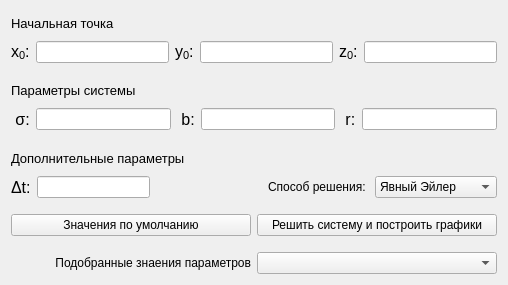
<?xml version="1.0" encoding="UTF-8"?>
<ui version="4.0">
 <class>Run</class>
 <widget class="QMainWindow" name="Run">
  <property name="geometry">
   <rect>
    <x>0</x>
    <y>0</y>
    <width>508</width>
    <height>285</height>
   </rect>
  </property>
  <property name="minimumSize">
   <size>
    <width>0</width>
    <height>0</height>
   </size>
  </property>
  <property name="windowTitle">
   <string>Run</string>
  </property>
  <widget class="QWidget" name="MainWidget">
   <property name="autoFillBackground">
    <bool>false</bool>
   </property>
   <layout class="QVBoxLayout" name="verticalLayout">
    <item>
     <widget class="QLabel" name="label_4">
      <property name="font">
       <font>
        <pointsize>10</pointsize>
        <weight>50</weight>
        <bold>false</bold>
       </font>
      </property>
      <property name="text">
       <string>Начальная точка</string>
      </property>
     </widget>
    </item>
    <item>
     <layout class="QHBoxLayout" name="horizontalLayout">
      <item>
       <widget class="QLabel" name="label">
        <property name="font">
         <font>
          <pointsize>12</pointsize>
         </font>
        </property>
        <property name="text">
         <string>&lt;html&gt;&lt;head/&gt;&lt;body&gt;&lt;p&gt;x&lt;span style=&quot; vertical-align:sub;&quot;&gt;0&lt;/span&gt;:&lt;/p&gt;&lt;/body&gt;&lt;/html&gt;</string>
        </property>
       </widget>
      </item>
      <item>
       <widget class="QLineEdit" name="x0"/>
      </item>
      <item>
       <widget class="QLabel" name="label_2">
        <property name="font">
         <font>
          <pointsize>12</pointsize>
         </font>
        </property>
        <property name="text">
         <string>&lt;html&gt;&lt;head/&gt;&lt;body&gt;&lt;p&gt;y&lt;span style=&quot; vertical-align:sub;&quot;&gt;0&lt;/span&gt;:&lt;/p&gt;&lt;/body&gt;&lt;/html&gt;</string>
        </property>
       </widget>
      </item>
      <item>
       <widget class="QLineEdit" name="y0"/>
      </item>
      <item>
       <widget class="QLabel" name="label_3">
        <property name="font">
         <font>
          <pointsize>12</pointsize>
         </font>
        </property>
        <property name="text">
         <string>&lt;html&gt;&lt;head/&gt;&lt;body&gt;&lt;p&gt;z&lt;span style=&quot; vertical-align:sub;&quot;&gt;0&lt;/span&gt;:&lt;/p&gt;&lt;/body&gt;&lt;/html&gt;</string>
        </property>
       </widget>
      </item>
      <item>
       <widget class="QLineEdit" name="z0"/>
      </item>
     </layout>
    </item>
    <item>
     <spacer name="verticalSpacer">
      <property name="orientation">
       <enum>Qt::Vertical</enum>
      </property>
      <property name="sizeType">
       <enum>QSizePolicy::Fixed</enum>
      </property>
      <property name="sizeHint" stdset="0">
       <size>
        <width>20</width>
        <height>10</height>
       </size>
      </property>
     </spacer>
    </item>
    <item>
     <widget class="QLabel" name="label_5">
      <property name="font">
       <font>
        <pointsize>10</pointsize>
        <weight>50</weight>
        <bold>false</bold>
       </font>
      </property>
      <property name="text">
       <string>Параметры системы</string>
      </property>
      <property name="margin">
       <number>0</number>
      </property>
     </widget>
    </item>
    <item>
     <layout class="QHBoxLayout" name="horizontalLayout_2">
      <item>
       <widget class="QLabel" name="label_7">
        <property name="font">
         <font>
          <pointsize>12</pointsize>
         </font>
        </property>
        <property name="text">
         <string> σ:</string>
        </property>
       </widget>
      </item>
      <item>
       <widget class="QLineEdit" name="sigma"/>
      </item>
      <item>
       <widget class="QLabel" name="label_8">
        <property name="font">
         <font>
          <pointsize>12</pointsize>
         </font>
        </property>
        <property name="text">
         <string> b:</string>
        </property>
       </widget>
      </item>
      <item>
       <widget class="QLineEdit" name="param_b"/>
      </item>
      <item>
       <widget class="QLabel" name="label_9">
        <property name="font">
         <font>
          <pointsize>12</pointsize>
         </font>
        </property>
        <property name="text">
         <string> r:</string>
        </property>
       </widget>
      </item>
      <item>
       <widget class="QLineEdit" name="param_r"/>
      </item>
     </layout>
    </item>
    <item>
     <spacer name="verticalSpacer_2">
      <property name="orientation">
       <enum>Qt::Vertical</enum>
      </property>
      <property name="sizeType">
       <enum>QSizePolicy::Fixed</enum>
      </property>
      <property name="sizeHint" stdset="0">
       <size>
        <width>20</width>
        <height>10</height>
       </size>
      </property>
     </spacer>
    </item>
    <item>
     <widget class="QLabel" name="label_6">
      <property name="font">
       <font>
        <pointsize>10</pointsize>
        <weight>50</weight>
        <bold>false</bold>
       </font>
      </property>
      <property name="text">
       <string>Дополнительные параметры</string>
      </property>
     </widget>
    </item>
    <item>
     <layout class="QHBoxLayout" name="horizontalLayout_3">
      <item>
       <widget class="QLabel" name="label_10">
        <property name="font">
         <font>
          <pointsize>12</pointsize>
         </font>
        </property>
        <property name="text">
         <string>Δt:</string>
        </property>
       </widget>
      </item>
      <item>
       <widget class="QLineEdit" name="delta_time"/>
      </item>
      <item>
       <spacer name="horizontalSpacer">
        <property name="orientation">
         <enum>Qt::Horizontal</enum>
        </property>
        <property name="sizeType">
         <enum>QSizePolicy::Expanding</enum>
        </property>
        <property name="sizeHint" stdset="0">
         <size>
          <width>100</width>
          <height>20</height>
         </size>
        </property>
       </spacer>
      </item>
      <item>
       <widget class="QLabel" name="label_11">
        <property name="text">
         <string>Способ решения: </string>
        </property>
       </widget>
      </item>
      <item>
       <widget class="QComboBox" name="solve_method">
        <item>
         <property name="text">
          <string>Явный Эйлер</string>
         </property>
        </item>
        <item>
         <property name="text">
          <string>Неявный Эйлер</string>
         </property>
        </item>
        <item>
         <property name="text">
          <string>Рунге-Кутта</string>
         </property>
        </item>
        <item>
         <property name="text">
          <string>Адамс</string>
         </property>
        </item>
       </widget>
      </item>
     </layout>
    </item>
    <item>
     <spacer name="verticalSpacer_3">
      <property name="orientation">
       <enum>Qt::Vertical</enum>
      </property>
      <property name="sizeType">
       <enum>QSizePolicy::Fixed</enum>
      </property>
      <property name="sizeHint" stdset="0">
       <size>
        <width>20</width>
        <height>10</height>
       </size>
      </property>
     </spacer>
    </item>
    <item>
     <layout class="QHBoxLayout" name="horizontalLayout_4">
      <item>
       <widget class="QPushButton" name="restore">
        <property name="text">
         <string>Значения по умолчанию</string>
        </property>
       </widget>
      </item>
      <item>
       <widget class="QPushButton" name="solve">
        <property name="enabled">
         <bool>true</bool>
        </property>
        <property name="text">
         <string>Решить систему и построить графики</string>
        </property>
       </widget>
      </item>
     </layout>
    </item>
    <item>
     <spacer name="verticalSpacer_4">
      <property name="orientation">
       <enum>Qt::Vertical</enum>
      </property>
      <property name="sizeType">
       <enum>QSizePolicy::Fixed</enum>
      </property>
      <property name="sizeHint" stdset="0">
       <size>
        <width>20</width>
        <height>10</height>
       </size>
      </property>
     </spacer>
    </item>
    <item>
     <layout class="QHBoxLayout" name="horizontalLayout_5">
      <item>
       <widget class="QLabel" name="label_12">
        <property name="text">
         <string>Подобранные знаения параметров</string>
        </property>
        <property name="alignment">
         <set>Qt::AlignRight|Qt::AlignTrailing|Qt::AlignVCenter</set>
        </property>
       </widget>
      </item>
      <item>
       <widget class="QComboBox" name="preset"/>
      </item>
     </layout>
    </item>
   </layout>
  </widget>
 </widget>
 <layoutdefault spacing="6" margin="11"/>
 <resources/>
 <connections/>
</ui>
